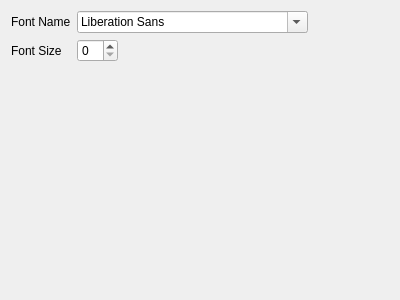
<?xml version="1.0" encoding="UTF-8"?>
<ui version="4.0">
 <class>AppearanceSettingsWidget</class>
 <widget class="QWidget" name="AppearanceSettingsWidget">
  <property name="geometry">
   <rect>
    <x>0</x>
    <y>0</y>
    <width>400</width>
    <height>300</height>
   </rect>
  </property>
  <property name="windowTitle">
   <string>Form</string>
  </property>
  <layout class="QGridLayout" name="gridLayout">
   <item row="2" column="0">
    <spacer name="verticalSpacer">
     <property name="orientation">
      <enum>Qt::Vertical</enum>
     </property>
     <property name="sizeHint" stdset="0">
      <size>
       <width>20</width>
       <height>40</height>
      </size>
     </property>
    </spacer>
   </item>
   <item row="0" column="0">
    <widget class="QLabel" name="label">
     <property name="text">
      <string>Font Name</string>
     </property>
    </widget>
   </item>
   <item row="0" column="1">
    <widget class="QWidget" name="widget" native="true">
     <layout class="QHBoxLayout" name="horizontalLayout">
      <property name="leftMargin">
       <number>0</number>
      </property>
      <property name="topMargin">
       <number>0</number>
      </property>
      <property name="rightMargin">
       <number>0</number>
      </property>
      <property name="bottomMargin">
       <number>0</number>
      </property>
      <item>
       <widget class="QFontComboBox" name="cbFontName"/>
      </item>
      <item>
       <spacer name="horizontalSpacer">
        <property name="orientation">
         <enum>Qt::Horizontal</enum>
        </property>
        <property name="sizeHint" stdset="0">
         <size>
          <width>40</width>
          <height>20</height>
         </size>
        </property>
       </spacer>
      </item>
     </layout>
    </widget>
   </item>
   <item row="1" column="0">
    <widget class="QLabel" name="label_2">
     <property name="text">
      <string>Font Size</string>
     </property>
    </widget>
   </item>
   <item row="1" column="1">
    <widget class="QWidget" name="widget_2" native="true">
     <layout class="QHBoxLayout" name="horizontalLayout_2">
      <property name="leftMargin">
       <number>0</number>
      </property>
      <property name="topMargin">
       <number>0</number>
      </property>
      <property name="rightMargin">
       <number>0</number>
      </property>
      <property name="bottomMargin">
       <number>0</number>
      </property>
      <item>
       <widget class="QSpinBox" name="sbFontSize"/>
      </item>
      <item>
       <spacer name="horizontalSpacer_2">
        <property name="orientation">
         <enum>Qt::Horizontal</enum>
        </property>
        <property name="sizeHint" stdset="0">
         <size>
          <width>40</width>
          <height>20</height>
         </size>
        </property>
       </spacer>
      </item>
     </layout>
    </widget>
   </item>
  </layout>
 </widget>
 <resources/>
 <connections/>
</ui>
